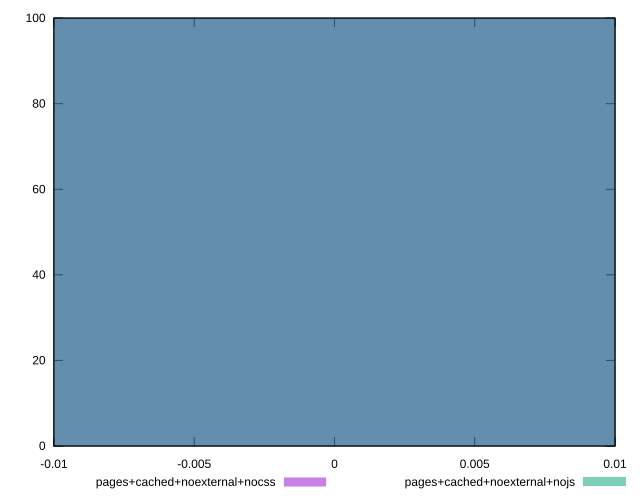

Source code (gnuplot):
reset

$pagesCachedNoexternalNocss <<EOF
0 100
EOF

$pagesCachedNoexternalNojs <<EOF
0 100
EOF

set key outside below
set boxwidth 0.1
set xrange [-0.01:0.01]
set yrange [0:100]
set trange [0:100]
set style fill transparent solid 0.5 noborder
set terminal svg size 640, 500 enhanced background rgb 'white'
set output "report_00007_2020-12-11T15:55:29.892Z/offscreen-images/comparison/histogram/9_vs_10.svg"

plot $pagesCachedNoexternalNocss title "pages+cached+noexternal+nocss" with boxes, \
     $pagesCachedNoexternalNojs title "pages+cached+noexternal+nojs" with boxes

reset
